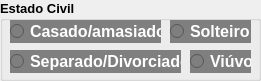
              <widget class="QGroupBox" name="groupBox_4">
               <property name="geometry">
                <rect>
                 <x>490</x>
                 <y>80</y>
                 <width>261</width>
                 <height>81</height>
                </rect>
               </property>
               <property name="font">
                <font>
                 <pointsize>10</pointsize>
                 <weight>75</weight>
                 <bold>true</bold>
                </font>
               </property>
               <property name="title">
                <string>Estado Civil</string>
               </property>
               <widget class="QRadioButton" name="radioButton_50">
                <property name="geometry">
                 <rect>
                  <x>10</x>
                  <y>20</y>
                  <width>151</width>
                  <height>23</height>
                 </rect>
                </property>
                <property name="font">
                 <font>
                  <pointsize>12</pointsize>
                 </font>
                </property>
                <property name="styleSheet">
                 <string notr="true">color: rgb(255, 255, 255);
background-color: rgb(127, 127, 127);</string>
                </property>
                <property name="text">
                 <string>Casado/amasiado</string>
                </property>
                <attribute name="buttonGroup">
                 <string notr="true">buttonGroup_3</string>
                </attribute>
               </widget>
               <widget class="QRadioButton" name="radioButton_51">
                <property name="geometry">
                 <rect>
                  <x>190</x>
                  <y>50</y>
                  <width>61</width>
                  <height>23</height>
                 </rect>
                </property>
                <property name="font">
                 <font>
                  <pointsize>12</pointsize>
                 </font>
                </property>
                <property name="styleSheet">
                 <string notr="true">color: rgb(255, 255, 255);
background-color: rgb(127, 127, 127);</string>
                </property>
                <property name="text">
                 <string>Viúvo</string>
                </property>
                <attribute name="buttonGroup">
                 <string notr="true">buttonGroup_3</string>
                </attribute>
               </widget>
               <widget class="QRadioButton" name="radioButton_52">
                <property name="geometry">
                 <rect>
                  <x>10</x>
                  <y>50</y>
                  <width>171</width>
                  <height>23</height>
                 </rect>
                </property>
                <property name="font">
                 <font>
                  <pointsize>12</pointsize>
                 </font>
                </property>
                <property name="styleSheet">
                 <string notr="true">color: rgb(255, 255, 255);
background-color: rgb(127, 127, 127);</string>
                </property>
                <property name="text">
                 <string>Separado/Divorciado</string>
                </property>
                <attribute name="buttonGroup">
                 <string notr="true">buttonGroup_3</string>
                </attribute>
               </widget>
               <widget class="QRadioButton" name="radioButton_53">
                <property name="geometry">
                 <rect>
                  <x>170</x>
                  <y>20</y>
                  <width>81</width>
                  <height>23</height>
                 </rect>
                </property>
                <property name="font">
                 <font>
                  <pointsize>12</pointsize>
                 </font>
                </property>
                <property name="styleSheet">
                 <string notr="true">color: rgb(255, 255, 255);
background-color: rgb(127, 127, 127);</string>
                </property>
                <property name="text">
                 <string>Solteiro</string>
                </property>
                <attribute name="buttonGroup">
                 <string notr="true">buttonGroup_3</string>
                </attribute>
               </widget>
              </widget>
